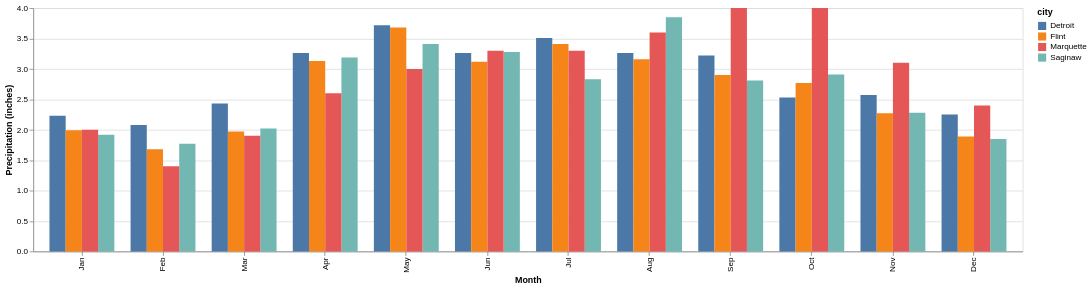

This figure's notebook cell:
### Markdown cell above
### 5. Answer a real question + defend it
**# YOUR TURN:** make ONE chart that best answers **“Which city is wettest, and does that gap change by season?”** (you could try using `precip_in`; small multiples -- multiple small versions of the same chart via `.facet('city:N')` -- a line per city, or a heatmap, all fair ideas).

Then write **2–3 sentences:** which variable on which channel, and *why*? Name one encoding you rejected.

### Code cell
# YOUR TURN: your 'wettest by season' chart
alt.Chart(df).mark_bar().encode(
    x=alt.X('month:N', sort=months, title='Month'),
    y=alt.Y('precip_in:Q',title='Precipitation (inches)'),
    color='city:N',
    xOffset='city:N')

### Figure 1 — Vega-Lite specification as saved in the notebook (floating-point values rounded to 4 significant figures)
{"config": {"view": {"continuousWidth": 300, "continuousHeight": 300}}, "data": {"name": "data-e9749b960f485e06d0b364bfd2df7f3f"}, "mark": {"type": "bar"}, "encoding": {"color": {"field": "city", "type": "nominal"}, "x": {"field": "month", "sort": ["Jan", "Feb", "Mar", "Apr", "May", "Jun", "Jul", "Aug", "Sep", "Oct", "Nov", "Dec"], "title": "Month", "type": "nominal"}, "xOffset": {"field": "city", "type": "nominal"}, "y": {"field": "precip_in", "title": "Precipitation (inches)", "type": "quantitative"}}, "$schema": "https://vega.github.io/schema/vega-lite/v5.20.1.json", "datasets": {"data-e9749b960f485e06d0b364bfd2df7f3f": [{"city": "Detroit", "month": "Jan", "avg_high_f": 32.3, "precip_in": 2.23}, {"city": "Detroit", "month": "Feb", "avg_high_f": 35.2, "precip_in": 2.08}, {"city": "Detroit", "month": "Mar", "avg_high_f": 45.9, "precip_in": 2.43}, {"city": "Detroit", "month": "Apr", "avg_high_f": 58.7, "precip_in": 3.26}, {"city": "Detroit", "month": "May", "avg_high_f": 70.3, "precip_in": 3.72}, {"city": "Detroit", "month": "Jun", "avg_high_f": 79.7, "precip_in": 3.26}, {"city": "Detroit", "month": "Jul", "avg_high_f": 83.7, "precip_in": 3.51}, {"city": "Detroit", "month": "Aug", "avg_high_f": 81.4, "precip_in": 3.26}, {"city": "Detroit", "month": "Sep", "avg_high_f": 74.4, "precip_in": 3.22}, {"city": "Detroit", "month": "Oct", "avg_high_f": 62.0, "precip_in": 2.53}, {"city": "Detroit", "month": "Nov", "avg_high_f": 48.6, "precip_in": 2.57}, {"city": "Detroit", "month": "Dec", "avg_high_f": 37.2, "precip_in": 2.25}, {"city": "Flint", "month": "Jan", "avg_high_f": 29.9, "precip_in": 1.99}, {"city": "Flint", "month": "Feb", "avg_high_f": 32.8, "precip_in": 1.68}, {"city": "Flint", "month": "Mar", "avg_high_f": 43.3, "precip_in": 1.97}, {"city": "Flint", "month": "Apr", "avg_high_f": 56.7, "precip_in": 3.13}, {"city": "Flint", "month": "May", "avg_high_f": 68.9, "precip_in": 3.68}, {"city": "Flint", "month": "Jun", "avg_high_f": 78.2, "precip_in": 3.12}, {"city": "Flint", "month": "Jul", "avg_high_f": 82.1, "precip_in": 3.41}, {"city": "Flint", "month": "Aug", "avg_high_f": 79.9, "precip_in": 3.16}, {"city": "Flint", "month": "Sep", "avg_high_f": 73.1, "precip_in": 2.9}, {"city": "Flint", "month": "Oct", "avg_high_f": 60.1, "precip_in": 2.77}, {"city": "Flint", "month": "Nov", "avg_high_f": 46.6, "precip_in": 2.27}, {"city": "Flint", "month": "Dec", "avg_high_f": 34.9, "precip_in": 1.89}, {"city": "Saginaw", "month": "Jan", "avg_high_f": 29.5, "precip_in": 1.92}, {"city": "Saginaw", "month": "Feb", "avg_high_f": 31.8, "precip_in": 1.77}, {"city": "Saginaw", "month": "Mar", "avg_high_f": 42.3, "precip_in": 2.02}, {"city": "Saginaw", "month": "Apr", "avg_high_f": 55.8, "precip_in": 3.19}, {"city": "Saginaw", "month": "May", "avg_high_f": 68.6, "precip_in": 3.41}, {"city": "Saginaw", "month": "Jun", "avg_high_f": 78.5, "precip_in": 3.28}, {"city": "Saginaw", "month": "Jul", "avg_high_f": 82.2, "precip_in": 2.83}, {"city": "Saginaw", "month": "Aug", "avg_high_f": 80.0, "precip_in": 3.85}, {"city": "Saginaw", "month": "Sep", "avg_high_f": 73.3, "precip_in": 2.81}, {"city": "Saginaw", "month": "Oct", "avg_high_f": 60.2, "precip_in": 2.91}, {"city": "Saginaw", "month": "Nov", "avg_high_f": 46.2, "precip_in": 2.28}, {"city": "Saginaw", "month": "Dec", "avg_high_f": 34.7, "precip_in": 1.85}, {"city": "Marquette", "month": "Jan", "avg_high_f": 24.0, "precip_in": 2.0}, {"city": "Marquette", "month": "Feb", "avg_high_f": 26.0, "precip_in": 1.4}, {"city": "Marquette", "month": "Mar", "avg_high_f": 34.0, "precip_in": 1.9}, {"city": "Marquette", "month": "Apr", "avg_high_f": 47.0, "precip_in": 2.6}, {"city": "Marquette", "month": "May", "avg_high_f": 60.0, "precip_in": 3.0}, {"city": "Marquette", "month": "Jun", "avg_high_f": 69.0, "precip_in": 3.3}, {"city": "Marquette", "month": "Jul", "avg_high_f": 75.0, "precip_in": 3.3}, {"city": "Marquette", "month": "Aug", "avg_high_f": 74.0, "precip_in": 3.6}, {"city": "Marquette", "month": "Sep", "avg_high_f": 65.0, "precip_in": 4.0}, {"city": "Marquette", "month": "Oct", "avg_high_f": 52.0, "precip_in": 4.0}, {"city": "Marquette", "month": "Nov", "avg_high_f": 39.0, "precip_in": 3.1}, {"city": "Marquette", "month": "Dec", "avg_high_f": 29.0, "precip_in": 2.4}]}}
